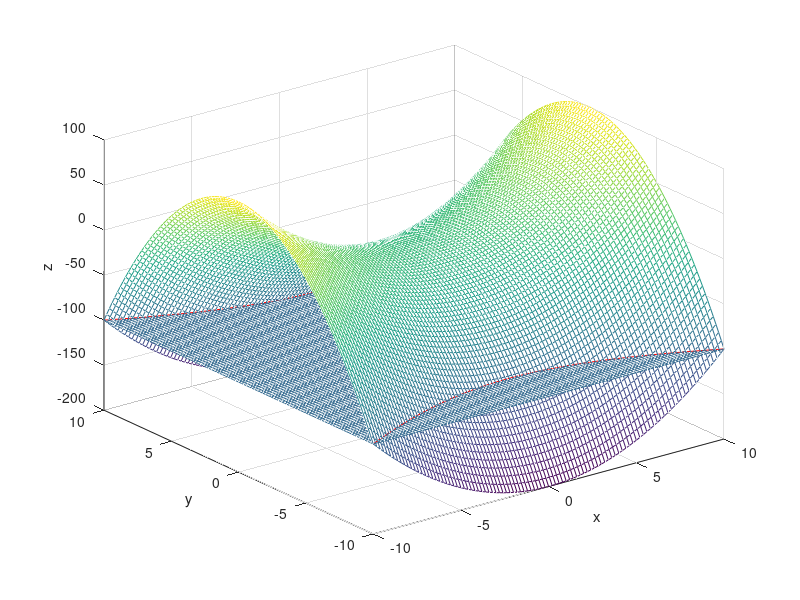

This figure's MATLAB source:
clear;close all;clc %马鞍曲面与平面的交线
[x, y]=meshgrid(-10:0.2:10, -10:0.2:10);z1=x.^2-2*y.^2;mesh(x, y, z1);hold on
H=[];H1=[];H2=[];
for a=50:-2:-100
    if a>0
        y0=linspace(-10, 10);x0=sqrt(a+2*y0.^2);z0=a*ones(size(y0));
        x0(abs(x0)>10)=NaN;y0(abs(x0)>10)=NaN;z0(abs(x0)>10)=NaN;
        delete(H1);delete(H2);
        H1=plot3(x0, y0, z0, 'r');hold on
        H2=plot3(-x0, y0, z0, 'r');
    else
        x0=linspace(-10, 10);y0=sqrt((x0.^2-a)/2);z0=a*ones(size(y0));
        x0(abs(y0)>10)=NaN;y0(abs(y0)>10)=NaN;z0(abs(y0)>10)=NaN;
        delete(H1);delete(H2);
        H1=plot3(x0, y0, z0, 'r');hold on
        H2=plot3(x0, -y0, z0, 'r');
    end
    z2=a*ones(size(x));delete(H);H=mesh(x, y, z2);
    xlabel('x');ylabel('y');zlabel('z');
    pause(0.1)
end
